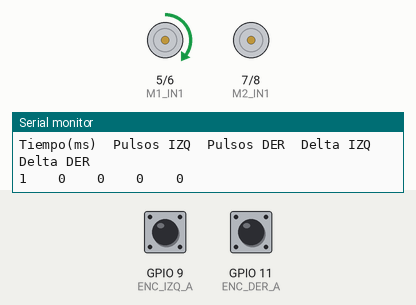
This sketch was run on a simulated ESP32-S3. On the bench: motor-driver pin pairs drawn as motors (green arrow = first pin HIGH = forward, orange = second pin HIGH = backward, longer = more drive), the last lines printed to the serial monitor. The inputs (shaded band) are chosen by the test bench; at power-on: GPIO 9 (ENC_IZQ_A) HIGH, GPIO 11 (ENC_DER_A) HIGH.

Above: at 3.1 s.
At 7.6 s:
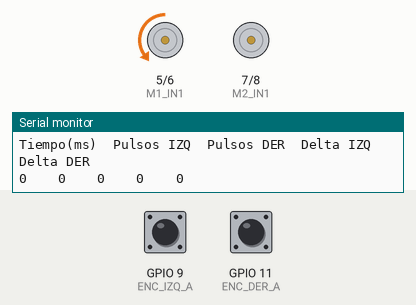
At 16.6 s:
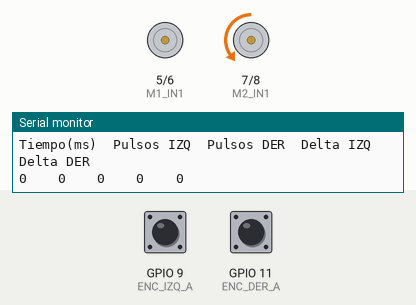
At 38.1 s:
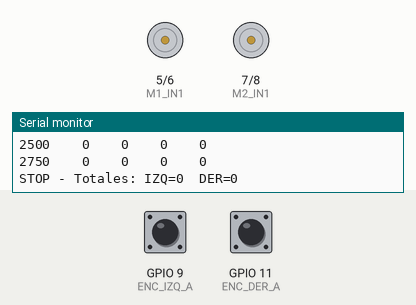
Timing chart, 0 to 40.0 s (numbered marks = the images above):
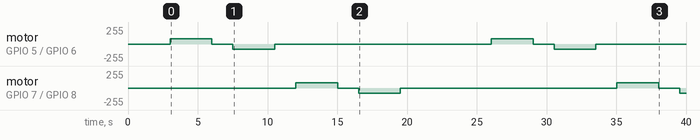

The sketch:

02_motores_encoders.ino
```cpp
/*
 * PRUEBA 2 - MOTORES CON ENCODERS
 * ESP32-S3 SuperMini + DRV8833 + 2 encoders de cuadratura
 *
 * Esta prueba mueve un motor por vez y muestra los pulsos cada 250 ms.
 * No calcula RPM porque primero hay que confirmar la cantidad exacta de
 * pulsos por vuelta del motorreductor instalado.
 *
 * IMPORTANTE: hacer la primera prueba con las ruedas en el aire.
 */

// DRV8833
constexpr uint8_t M1_IN1 = 5;
constexpr uint8_t M1_IN2 = 6;
constexpr uint8_t M2_IN1 = 7;
constexpr uint8_t M2_IN2 = 8;

// Encoder izquierdo
constexpr uint8_t ENC_IZQ_A = 9;   // Cable verde C1
constexpr uint8_t ENC_IZQ_B = 10;  // Cable amarillo C2

// Encoder derecho
constexpr uint8_t ENC_DER_A = 11;  // Cable verde C1
constexpr uint8_t ENC_DER_B = 12;  // Cable amarillo C2

constexpr int PWM_PRUEBA = 80;
constexpr uint32_t DURACION_PRUEBA_MS = 3000;
constexpr uint32_t PERIODO_REPORTE_MS = 250;

// Ajustar estos valores después de observar la primera prueba.
constexpr bool INVERTIR_MOTOR_IZQ = false;
constexpr bool INVERTIR_MOTOR_DER = false;
constexpr bool INVERTIR_ENCODER_IZQ = false;
constexpr bool INVERTIR_ENCODER_DER = false;

volatile int32_t pulsosIzquierdo = 0;
volatile int32_t pulsosDerecho = 0;


void IRAM_ATTR encoderIzquierdoISR() {
  int paso = digitalRead(ENC_IZQ_B) ? 1 : -1;
  pulsosIzquierdo += INVERTIR_ENCODER_IZQ ? -paso : paso;
}


void IRAM_ATTR encoderDerechoISR() {
  int paso = digitalRead(ENC_DER_B) ? 1 : -1;
  pulsosDerecho += INVERTIR_ENCODER_DER ? -paso : paso;
}


void escribirMotor(uint8_t in1, uint8_t in2, int velocidad) {
  velocidad = constrain(velocidad, -255, 255);

  if (velocidad > 0) {
    analogWrite(in1, velocidad);
    analogWrite(in2, 0);
  } else if (velocidad < 0) {
    analogWrite(in1, 0);
    analogWrite(in2, -velocidad);
  } else {
    analogWrite(in1, 0);
    analogWrite(in2, 0);
  }
}


void motores(int izquierdo, int derecho) {
  escribirMotor(M1_IN1, M1_IN2,
                INVERTIR_MOTOR_IZQ ? -izquierdo : izquierdo);
  escribirMotor(M2_IN1, M2_IN2,
                INVERTIR_MOTOR_DER ? -derecho : derecho);
}


void detener() {
  motores(0, 0);
}


void ponerContadoresEnCero() {
  noInterrupts();
  pulsosIzquierdo = 0;
  pulsosDerecho = 0;
  interrupts();
}


void leerContadores(int32_t &izquierdo, int32_t &derecho) {
  noInterrupts();
  izquierdo = pulsosIzquierdo;
  derecho = pulsosDerecho;
  interrupts();
}


void probarMovimiento(const char *nombre, int velocidadIzq, int velocidadDer) {
  ponerContadoresEnCero();

  Serial.println();
  Serial.println(nombre);
  Serial.printf("PWM logico: IZQ=%d  DER=%d\n", velocidadIzq, velocidadDer);
  Serial.println("Tiempo(ms)\tPulsos IZQ\tPulsos DER\tDelta IZQ\tDelta DER");

  int32_t anteriorIzq = 0;
  int32_t anteriorDer = 0;
  uint32_t inicio = millis();
  uint32_t proximoReporte = inicio;

  motores(velocidadIzq, velocidadDer);

  while (millis() - inicio < DURACION_PRUEBA_MS) {
    if ((int32_t)(millis() - proximoReporte) >= 0) {
      int32_t actualIzq;
      int32_t actualDer;
      leerContadores(actualIzq, actualDer);

      Serial.printf("%lu\t\t%ld\t\t%ld\t\t%ld\t\t%ld\n",
                    millis() - inicio,
                    (long)actualIzq,
                    (long)actualDer,
                    (long)(actualIzq - anteriorIzq),
                    (long)(actualDer - anteriorDer));

      anteriorIzq = actualIzq;
      anteriorDer = actualDer;
      proximoReporte += PERIODO_REPORTE_MS;
    }
    delay(1);
  }

  detener();
  int32_t totalIzq;
  int32_t totalDer;
  leerContadores(totalIzq, totalDer);
  Serial.printf("STOP - Totales: IZQ=%ld  DER=%ld\n",
                (long)totalIzq, (long)totalDer);
  delay(1500);
}


void setup() {
  Serial.begin(115200);

  pinMode(M1_IN1, OUTPUT);
  pinMode(M1_IN2, OUTPUT);
  pinMode(M2_IN1, OUTPUT);
  pinMode(M2_IN2, OUTPUT);
  detener();

  // Los encoders están alimentados a 3V3. Si el módulo ya incorpora
  // resistencias de salida, INPUT también puede utilizarse.
  pinMode(ENC_IZQ_A, INPUT_PULLUP);
  pinMode(ENC_IZQ_B, INPUT_PULLUP);
  pinMode(ENC_DER_A, INPUT_PULLUP);
  pinMode(ENC_DER_B, INPUT_PULLUP);

  // Se cuenta un pulso por cada flanco ascendente del canal A.
  attachInterrupt(digitalPinToInterrupt(ENC_IZQ_A), encoderIzquierdoISR, RISING);
  attachInterrupt(digitalPinToInterrupt(ENC_DER_A), encoderDerechoISR, RISING);

  delay(3000);
  Serial.println("========================================");
  Serial.println("PRUEBA 2: MOTORES + ENCODERS");
  Serial.println("Monitor serie: 115200 baudios");
  Serial.println("========================================");
}


void loop() {
  probarMovimiento("1/4 - Motor IZQUIERDO positivo", PWM_PRUEBA, 0);
  probarMovimiento("2/4 - Motor IZQUIERDO negativo", -PWM_PRUEBA, 0);
  probarMovimiento("3/4 - Motor DERECHO positivo", 0, PWM_PRUEBA);
  probarMovimiento("4/4 - Motor DERECHO negativo", 0, -PWM_PRUEBA);

  Serial.println();
  Serial.println("Ciclo terminado. Se repite en 5 segundos.");
  detener();
  delay(5000);
}
```

Measured:
- by itself, motor on GPIO 5 (M1_IN1) / GPIO 6 (M1_IN2): stopped → forward 80/255 at 3.0 s, → stopped 3.0 s later, → backward 80/255 1.5 s later, → stopped 3.0 s later, … (8 changes in this stretch)
- by itself, motor on GPIO 7 (M2_IN1) / GPIO 8 (M2_IN2): stopped → forward 80/255 at 12.0 s, → stopped 3.0 s later, → backward 80/255 1.5 s later, → stopped 3.0 s later, … (7 changes in this stretch)
